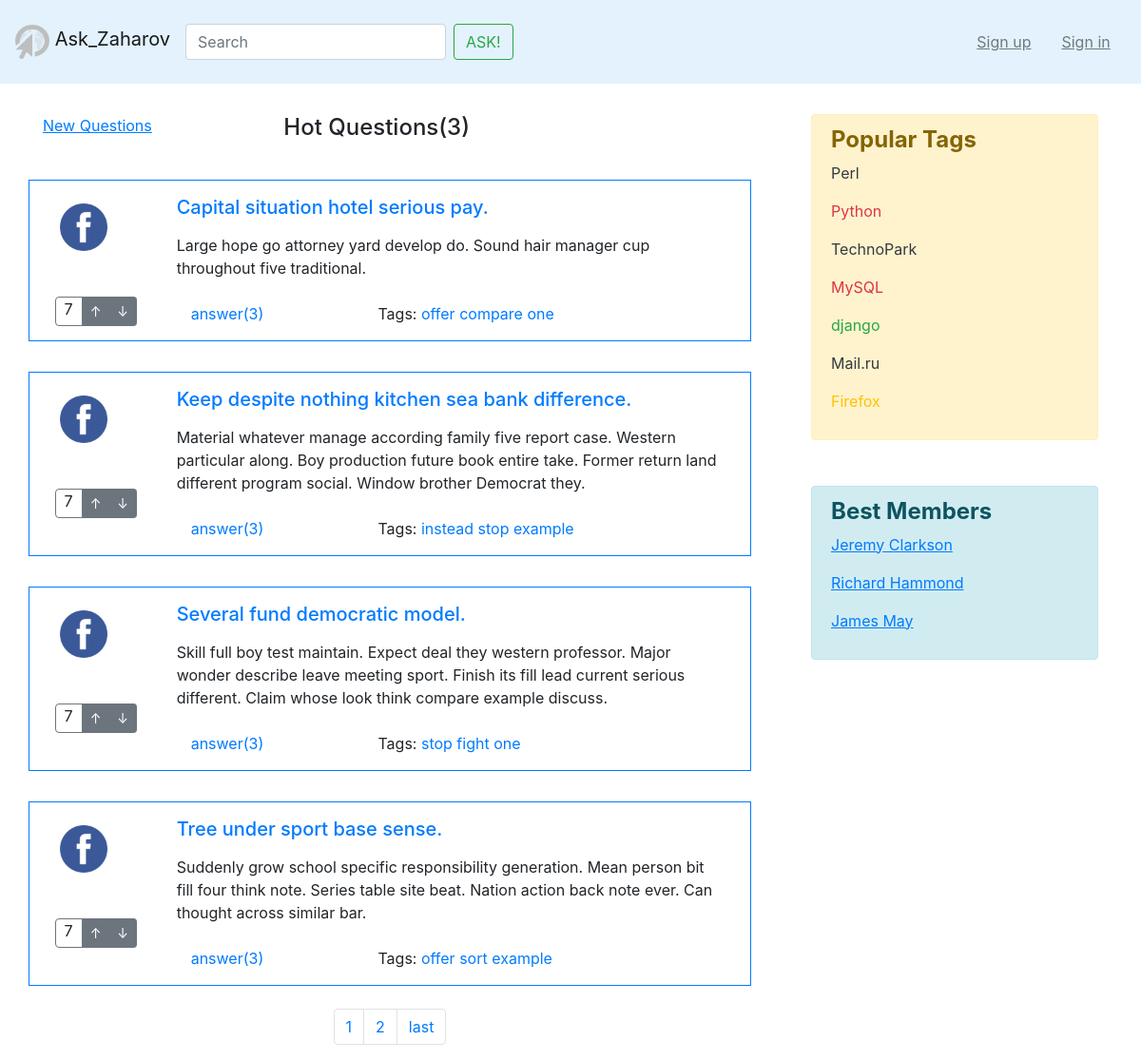
/hot/, run on the app's committed database.
### asker/models.py (models this page shows, shortened)
class Question(models.Model):
    objects = QuestionManager()
    author = models.ForeignKey(
        to=Profile, on_delete=models.CASCADE
    )
    title = models.CharField(max_length=128)
    text = models.TextField()
    created_at = models.DateTimeField(
        auto_now_add=True
    )
    tags = models.ManyToManyField(Tag, blank=True)
    rating = models.IntegerField(default=0)
    class Meta:
        ordering = ['-created_at']

class Tag(models.Model):
    title = models.CharField(max_length=120, verbose_name=u"Заголовок ярлыка")
    def __str__(self):
        return self.title

### asker/views.py (the view)
# urls.py: path('hot/', views.hot, name='hot'),
def hot(request):
    hot_questions = Question.objects.best()
    questions_list = paginator(hot_questions, request.GET.get('page'))
    return render(request, 'hot.html', {
        'questions': questions_list,
    })

### asker/models.py (called while the page is built)
    def best(self):
        return self.order_by('-rating')

### asker/views.py (called while the page is built)
def paginator(questions_list, page):
    pager = Paginator(questions_list, _settings.QUESTIONS_CONSTANT)
    try:
        questions_on_page = pager.page(page)
    except:
        questions_on_page = pager.page(1)
    return questions_on_page

### templates/inc/hot.html
{% extends "base.html" %}
{% load static %}
{% block content %}
    <div class="row mt-5">
        <div class="col-4">
            <a href="{% url 'index' %}"><u>New Questions</u></a>
        </div>
        <div class="col-4">
            <h4>Hot Questions(3)</h4>
        </div>
    </div>
    {% for question in questions %}
        {% include "inc/q.html" %}
    {% endfor %}
    {% include 'paginator.html' %}
{% endblock %}

### templates/inc/q.html
﻿{% load static %}
<div class="row mt-2">
    <span class="border border-primary">
        <div class="row m-2">
            <div class="col-2">
                <div class="row mt-3">
                    <img class="ml-4" src="{% static 'img/test.png' %}" width="50" height="50" alt="">
                </div>
                <div class="row mt-5">
                    <div class="btn-group mx-auto" role="group" aria-label="Basic example">
                        <span class="border border-secondary rounded-left">&nbsp;&nbsp;7&nbsp;&nbsp;</span>
                        <button type="button" class="btn btn-secondary btn-sm">&#8593;</button>
                        <button type="button" class="btn btn-secondary btn-sm">&#8595;</button>
                    </div>
                </div>
            </div>
            <div class="col-10">
                <div class="row m-2">
                    <a href="{% url 'question' question.id %}"><h5 class="mt-0">{{ question.title }}</h5></a>
                </div>
                <div class="row m-2">
                    <p>{{ question.text }}</p>
                </div>
                <div class="row m-2">
                    <div class="col-4">
                        <a href="{% url 'question' question.id %}">answer(3)</a>
                    </div>
                    <div class="col-8">
                        <span class="text_style" style="white-space: nowrap; margin-left: 6px"> Tags:</span>
                        {% for tag in question.tags.all %}
                            <a href="{% url 'tag' tag %}"> <span class="top_name"> {{tag}}  </span></a>
                        {% endfor %}
                    </div>
                </div>
            </div>
        </div>
    </span>
</div>

### data on the page
Question: title "Capital situation hotel serious pay.", text "Large hope go attorney yard develop do. Sound hair manager cup throughout five traditional."
Tag: title "offer"
Tag: title "compare"
Tag: title "one"
Question: title "Keep despite nothing kitchen sea bank difference.", text "Material whatever manage according family five report case. Western particular along. Boy production future book entire take. Former return land different program social. Window brother Democrat they."
Tag: title "instead"
Tag: title "stop"
Tag: title "example"
Question: title "Several fund democratic model.", text "Skill full boy test maintain. Expect deal they western professor. Major wonder describe leave meeting sport. Finish its fill lead current serious different. Claim whose look think compare example discuss."
Tag: title "fight"
Question: title "Tree under sport base sense.", text "Suddenly grow school specific responsibility generation. Mean person bit fill four think note. Series table site beat. Nation action back note ever. Can thought across similar bar."
Tag: title "sort"

### other printed values
{{ questions.number }} "1"
{{ questions.next_page_number }} "2"
